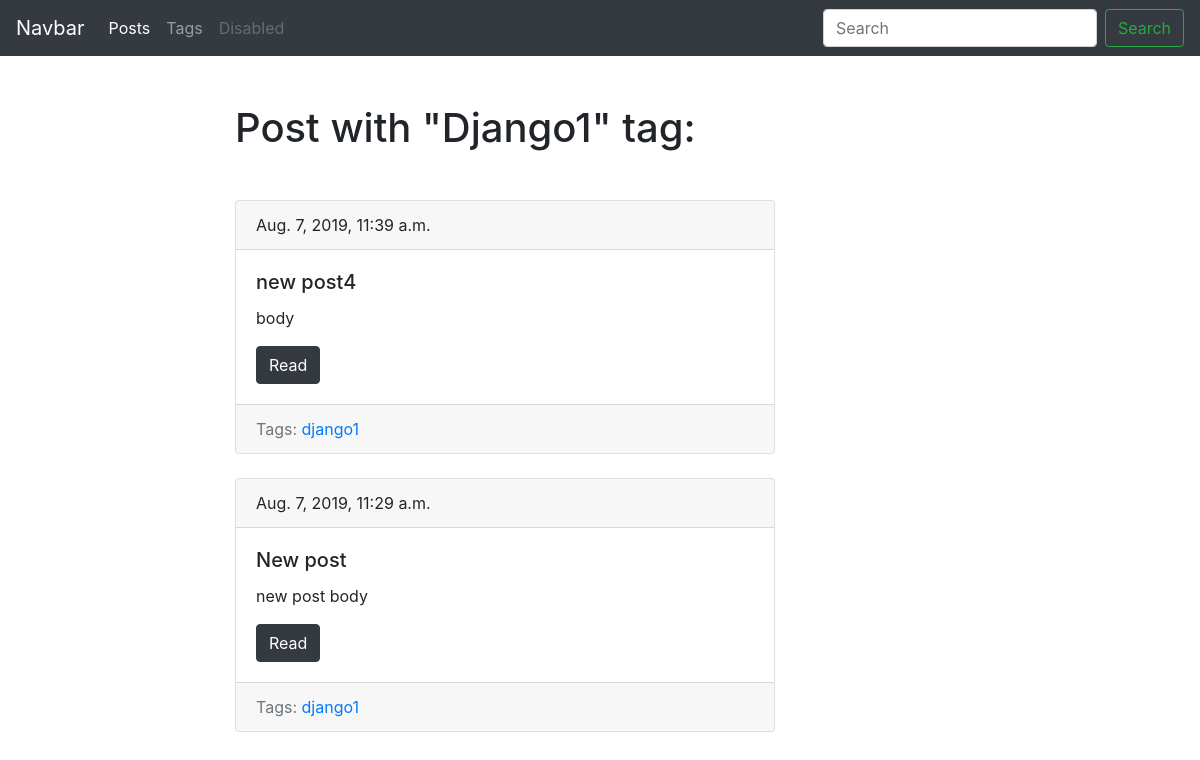
/blog/tag/django1/, run on the app's committed database.
### blog/models.py (models this page shows, shortened)
class Tag(models.Model):
    title = models.CharField(max_length=50)
    slug = models.SlugField(max_length=50, unique=True)
    def get_absolute_url(self):
        return reverse('tag_detail_url', kwargs={'slug': self.slug})
    class Meta:
        ordering = ['title']

class Post(models.Model):
    title = models.CharField(max_length=150, db_index=True)
    slug = models.SlugField(max_length=150, unique=True)
    body = models.TextField(blank=True, db_index=True)
    tags = models.ManyToManyField('Tag', blank=True, related_name='posts')
    date_pub = models.DateTimeField(auto_now_add=True)
    def get_absolute_url(self):
        return reverse('post_detail_url', kwargs={'slug': self.slug})
    class Meta:
        ordering = ['-date_pub']

### blog/views.py (the view)
# urls.py: path('tag/<str:slug>/', TagDetail.as_view(), name='tag_detail_url'),
class TagDetail(ObjectDetailMixin, View):
    model = Tag
    template = 'blog/tag_detail.html'

### blog/utils.py (called while the page is built)
    def get(self, request, slug):
        obj = get_object_or_404(self.model, slug__iexact=slug)
        return render(request, self.template, context={self.model.__name__.lower(): obj, 'admin_object': obj, 'detail': True})

### blog/templates/blog/tag_detail.html (shortened to what this page needs)
{% extends 'blog/base_blog.html' %}
{% block content %}
    <h1 class="mb-5">Post with "{{ tag.title|title }}" tag:</h1>
    {% for post in tag.posts.all %}
        {% include 'blog/includes/post_card_template.html' %}
    {% endfor %}
{% endblock %}

### blog/templates/blog/base_blog.html (shortened to what this page needs)
{% extends 'base.html' %}

### templates/base.html (shortened to what this page needs)
{% load static %}
<!DOCTYPE html>
<html lang="en">
<head>
    <link href="https://stackpath.bootstrapcdn.com/bootstrap/4.3.1/css/bootstrap.min.css"
 rel="stylesheet">
    <link href="{% static 'css/styles.css' %}" rel="stylesheet">
</head>
<body>
<nav class="navbar navbar-expand-lg navbar-dark bg-dark">
    <a class="navbar-brand" href="#">Navbar</a>
    <div class="collapse navbar-collapse" id="navbarSupportedContent">
        <ul class="navbar-nav mr-auto">
            <li class="nav-item active">
                <a class="nav-link" href="{% url 'posts_list_url' %}">Posts</a>
            </li>
            <li class="nav-item">
                <a class="nav-link" href="{% url 'tags_list_url' %}">Tags</a>
            </li>
            <li class="nav-item">
                <a aria-disabled="true" class="nav-link disabled" href="#" tabindex="-1">Disabled</a>
            </li>
        </ul>
        <form action="{% url 'posts_list_url' %}" class="form-inline my-2 my-lg-0">
            <input aria-label="Search" class="form-control mr-sm-2" name="search" placeholder="Search" type="search">
            <button class="btn btn-outline-success my-2 my-sm-0" type="submit">Search</button>
        </form>
    </div>
</nav>
<div class="container mt-5">
    <div class="row">
        <div class="col-6 offset-md-2">
            {% block content %}{% endblock %}
        </div>
    </div>
</div>
</body>
</html>

### blog/templates/blog/includes/post_card_template.html
<div class="card mb-4">
    <div class="card-header">
        {{ post.date_pub }}
    </div>
    <div class="card-body">
        <h5 class="card-title">{{ post.title }}</h5>
        <p class="card-text">{{ post.body|truncatewords:15 }}</p>
        <a class="btn btn-dark" href="{{ post.get_absolute_url }}">Read</a>
    </div>
    <div class="card-footer text-muted">
    Tags:
    {% for tag in post.tags.all %}
        <a href="{{ tag.get_absolute_url }}">{{ tag.title }}</a>
    {% endfor %}
  </div>
</div>

### data on the page
Tag: title "Django1", title "django1"
Post: date_pub "Aug. 7, 2019, 11:39 a.m.", title "new post4", body "body"
Post: date_pub "Aug. 7, 2019, 11:29 a.m.", title "New post", body "new post body"
